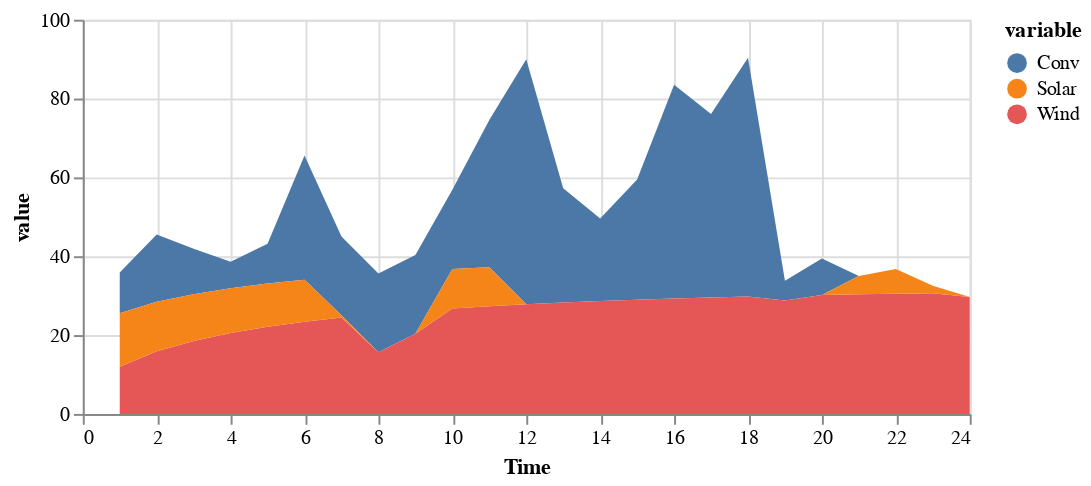

The notebook cell saved with this chart:
### Code cell
# MILP Unit Commitment
(g_opt, w_opt, s_opt, obj,u,w_diff,s_diff,cost) = solve_ed(g_max, g_min, c_g, c_w, d, w_f, s_f);
# Solve stochastic
(g_opt, w_opt, s_opt, obj,u, w_diff, s_diff,cost) = solve_st(g_max, g_min, c_g, c_w, d, w_f, s_f,w_p_i,s_p_i);
g_opt_tot=g_opt[1,:].+g_opt[2,:]+g_opt[3,:]
sNames = ["Conv","Wind","Solar"]
xLabels = [1,2,3,4,5,6,7,8,9,10,11,12,13,14,15,16,17,18,19,20,21,22,23,24]

df = DataFrame(Time=xLabels, Conv=vec(g_opt_tot), Wind=vec(w_opt), Solar=vec(s_opt))
df |> stack |> @vlplot(:area, x=:Time, y={:value, stack=:zero}, color="variable:n",width=450, height=200)

### Figure 1 — Vega-Lite specification as saved in the notebook (floating-point values rounded to 4 significant figures)
{"data": {"values": [{"Time": 1, "value": 10.37, "variable": "Conv"}, {"Time": 2, "value": 17.03, "variable": "Conv"}, {"Time": 3, "value": 11.51, "variable": "Conv"}, {"Time": 4, "value": 6.734, "variable": "Conv"}, {"Time": 5, "value": 10.1, "variable": "Conv"}, {"Time": 6, "value": 31.51, "variable": "Conv"}, {"Time": 7, "value": 20, "variable": "Conv"}, {"Time": 8, "value": 20, "variable": "Conv"}, {"Time": 9, "value": 20, "variable": "Conv"}, {"Time": 10, "value": 20.1, "variable": "Conv"}, {"Time": 11, "value": 37.33, "variable": "Conv"}, {"Time": 12, "value": 62.18, "variable": "Conv"}, {"Time": 13, "value": 28.97, "variable": "Conv"}, {"Time": 14, "value": 20.96, "variable": "Conv"}, {"Time": 15, "value": 30.52, "variable": "Conv"}, {"Time": 16, "value": 54.23, "variable": "Conv"}, {"Time": 17, "value": 46.53, "variable": "Conv"}, {"Time": 18, "value": 60.56, "variable": "Conv"}, {"Time": 19, "value": 5, "variable": "Conv"}, {"Time": 20, "value": 9.239, "variable": "Conv"}, {"Time": 21, "value": 0, "variable": "Conv"}, {"Time": 22, "value": 0, "variable": "Conv"}, {"Time": 23, "value": 0, "variable": "Conv"}, {"Time": 24, "value": 0, "variable": "Conv"}, {"Time": 1, "value": 11.94, "variable": "Wind"}, {"Time": 2, "value": 15.88, "variable": "Wind"}, {"Time": 3, "value": 18.51, "variable": "Wind"}, {"Time": 4, "value": 20.51, "variable": "Wind"}, {"Time": 5, "value": 22.09, "variable": "Wind"}, {"Time": 6, "value": 23.37, "variable": "Wind"}, {"Time": 7, "value": 24.44, "variable": "Wind"}, {"Time": 8, "value": 15.63, "variable": "Wind"}, {"Time": 9, "value": 20.31, "variable": "Wind"}, {"Time": 10, "value": 26.76, "variable": "Wind"}, {"Time": 11, "value": 27.32, "variable": "Wind"}, {"Time": 12, "value": 27.82, "variable": "Wind"}, {"Time": 13, "value": 28.25, "variable": "Wind"}, {"Time": 14, "value": 28.64, "variable": "Wind"}, {"Time": 15, "value": 28.97, "variable": "Wind"}, {"Time": 16, "value": 29.27, "variable": "Wind"}, {"Time": 17, "value": 29.54, "variable": "Wind"}, {"Time": 18, "value": 29.77, "variable": "Wind"}, {"Time": 19, "value": 28.78, "variable": "Wind"}, {"Time": 20, "value": 30.17, "variable": "Wind"}, {"Time": 21, "value": 30.34, "variable": "Wind"}, {"Time": 22, "value": 30.49, "variable": "Wind"}, {"Time": 23, "value": 30.62, "variable": "Wind"}, {"Time": 24, "value": 29.65, "variable": "Wind"}, {"Time": 1, "value": 13.58, "variable": "Solar"}, {"Time": 2, "value": 12.59, "variable": "Solar"}, {"Time": 3, "value": 11.87, "variable": "Solar"}, {"Time": 4, "value": 11.36, "variable": "Solar"}, {"Time": 5, "value": 10.97, "variable": "Solar"}, {"Time": 6, "value": 10.68, "variable": "Solar"}, {"Time": 7, "value": 0.581, "variable": "Solar"}, {"Time": 8, "value": 0, "variable": "Solar"}, {"Time": 9, "value": 0, "variable": "Solar"}, {"Time": 10, "value": 9.996, "variable": "Solar"}, {"Time": 11, "value": 9.9, "variable": "Solar"}, {"Time": 12, "value": 0, "variable": "Solar"}, {"Time": 13, "value": 0, "variable": "Solar"}, {"Time": 14, "value": 0, "variable": "Solar"}, {"Time": 15, "value": 0, "variable": "Solar"}, {"Time": 16, "value": 0, "variable": "Solar"}, {"Time": 17, "value": 0, "variable": "Solar"}, {"Time": 18, "value": 0, "variable": "Solar"}, {"Time": 19, "value": 0, "variable": "Solar"}, {"Time": 20, "value": 0, "variable": "Solar"}, {"Time": 21, "value": 4.621, "variable": "Solar"}, {"Time": 22, "value": 6.24, "variable": "Solar"}, {"Time": 23, "value": 1.876, "variable": "Solar"}, {"Time": 24, "value": 0, "variable": "Solar"}]}, "encoding": {"color": {"field": "variable", "type": "nominal"}, "x": {"field": "Time", "type": "quantitative"}, "y": {"field": "value", "stack": "zero", "type": "quantitative"}}, "height": 200, "mark": "area", "width": 450}
